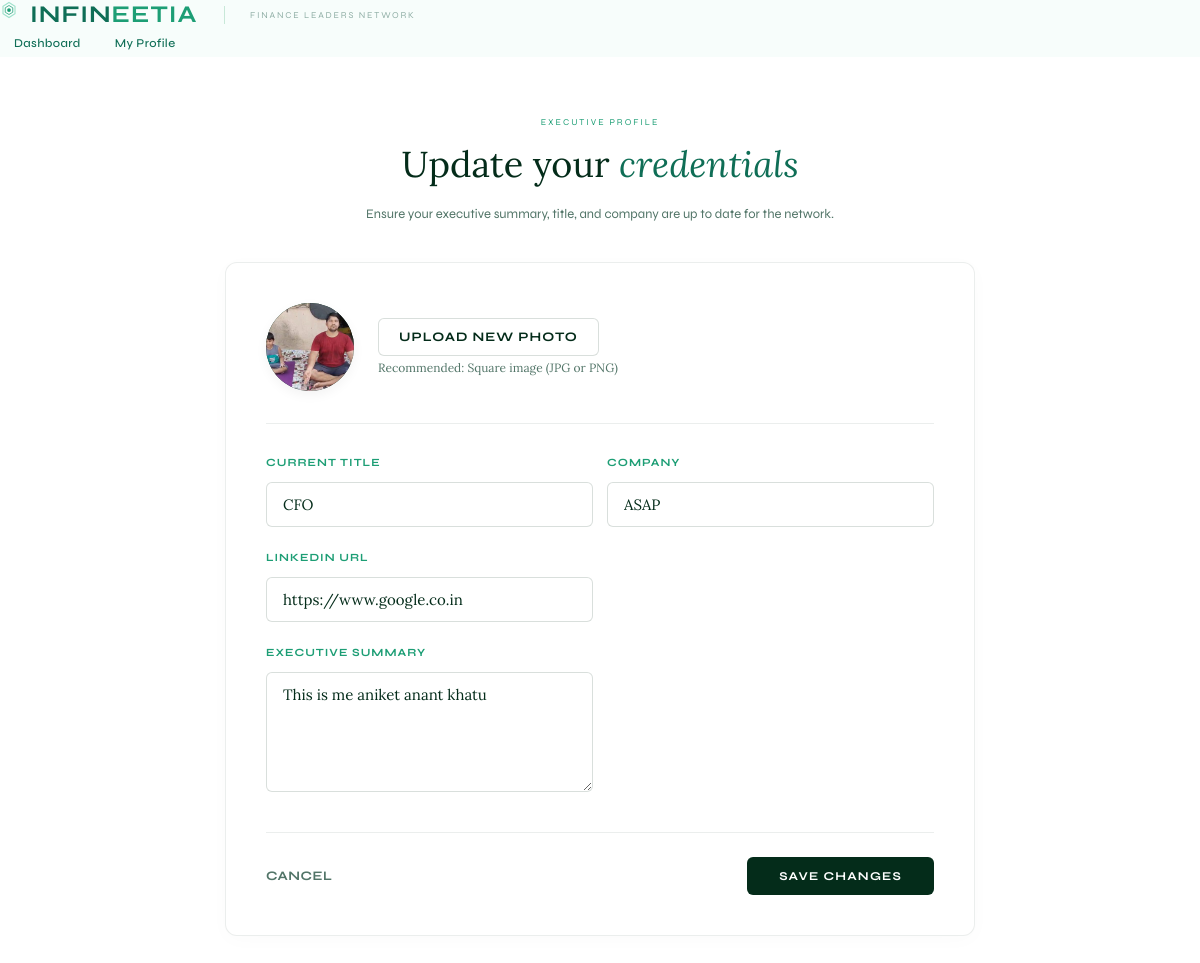
The app's page /profile/edit/ (signed in) with its own data.
### forum/models.py (models this page shows, shortened)
class CustomUser(AbstractUser):
    title = models.CharField(max_length=100, blank=True, null=True, help_text="e.g. CFO, Finance Director")
    company= models.CharField(max_length=150,blank=True,null=True)
    linkedin_url=models.CharField(max_length=200, blank=True, null=True)
    is_active_subscriber = models.BooleanField(default=False)
    profile_picture = models.ImageField(upload_to='avatars/', null=True, blank=True)
    about = models.TextField(null=True, blank=True, help_text='A Brief executive bio.')

### forum/views.py (the view)
# urls.py: path('profile/edit/',edit_profile,name='edit_profile'),
@login_required
def edit_profile(request):
    if request.method == 'POST':
        form = ProfileUpdateForm(request.POST, request.FILES, instance=request.user)
        if form.is_valid():
            form.save()
            return redirect('profile')
    else:
        form = ProfileUpdateForm(instance=request.user)
    return render(request, 'edit_profile.html',{'form':form})

### forum/forms.py
class ProfileUpdateForm(forms.ModelForm):
    class Meta:
        model = CustomUser
        fields = ['profile_picture','about','title','company','linkedin_url']

### templates/edit_profile.html (shortened to what this page needs)
{% load static %}
<!DOCTYPE html>
<html lang="en">
<head>
    <link rel="stylesheet" href="{% static 'css/style.css' %}">
    <link href="https://cdnjs.cloudflare.com/ajax/libs/cropperjs/1.5.13/cropper.min.css" rel="stylesheet">
</head>
<body>
<nav>
  <div class="nav-brand">
    <div class="nav-logo">
      <svg width="18" height="18" viewBox="0 0 24 24" fill="none">
        <path d="M12 2L20 7V17L12 22L4 17V7L12 2Z" stroke="#9FE1CB" stroke-width="1.5" fill="none"/>
        <path d="M12 6L17 9V15L12 18L7 15V9L12 6Z" stroke="#1D9E75" stroke-width="1" fill="none"/>
        <circle cx="12" cy="12" r="2.5" fill="#1D9E75"/>
      </svg>
    </div>
    <div class="nav-wordmark" style="font-size: 24px; color: var(--deep); font-weight: 700; letter-spacing: 1px;">
        <span>INFIN</span><span style="color: var(--teal);">EETIA</span>
    </div>
    <span class="nav-tag">Finance Leaders Network</span>
  </div>
  <div class="nav-links">
    <a href="{% url 'dashboard' %}">Dashboard</a>
    <a href="{% url 'profile' %}">My Profile</a>
  </div>
</nav>
<section class="cta-section" style="padding-top: 60px;">
  <div class="cta-inner" style="max-width: 750px; margin: 0 auto;">
    <div class="sec-eyebrow">Executive Profile</div>
    <h2 class="sec-h2">Update your <em>credentials</em></h2>
    <p class="sec-sub">Ensure your executive summary, title, and company are up to date for the network.</p>
    <div class="cta-form" style="background: #fff; padding: 40px; border-radius: 12px; border: 1px solid rgba(4,44,26,0.08); box-shadow: 0 4px 20px rgba(0,0,0,0.02);">
      <form method="POST" enctype="multipart/form-data">
        <div style="display: flex; align-items: center; gap: 24px; margin-bottom: 32px; padding-bottom: 32px; border-bottom: 1px solid rgba(4,44,26,0.08);">
            <div style="width: 88px; height: 88px; border-radius: 50%; background: var(--deep); color: #fff; display: flex; align-items: center; justify-content: center; font-family: 'Syne', sans-serif; font-size: 28px; font-weight: 700; overflow: hidden; box-shadow: 0 4px 12px rgba(0,0,0,0.05);">
                {% if user.profile_picture %}
                    <img id="avatar-preview" src="{{ user.profile_picture.url }}" style="width: 100%; height: 100%; object-fit: cover;">
                {% else %}
                    <span id="avatar-initials">{{ user.first_name|first }}{{ user.last_name|first }}</span>
                    <img id="avatar-preview" src="" style="width: 100%; height: 100%; object-fit: cover; display: none;">
                {% endif %}
            </div>
            <div>
                <label for="id_profile_picture" style="display: inline-block; cursor: pointer; background: #fff; border: 1px solid rgba(4,44,26,0.15); padding: 10px 20px; border-radius: 6px; font-family: 'Syne', sans-serif; font-size: 13px; font-weight: 700; color: var(--deep); transition: all 0.2s; margin-bottom: 4px;">
                    Upload New Photo
                </label>
                <div style="font-size: 12px; color: var(--muted); font-family: 'Lora', serif; text-transform: none;">Recommended: Square image (JPG or PNG)</div>
            </div>
        </div>
        <div class="form-row">
          <div class="fl">
            <label>Current Title</label>
            {{ form.title }}
          </div>
          <div class="fl">
            <label>Company</label>
            {{ form.company }}
          </div>
        </div>
        <div class="form-row" style="margin-top: 24px;">
          <div class="fl" style="width: 100%;">
            <label>LinkedIn URL</label>
            {{ form.linkedin_url }}
          </div>
        </div>
        <div class="form-row" style="margin-top: 24px;">
          <div class="fl" style="width: 100%;">
            <label>Executive Summary</label>
            {{ form.about }}
          </div>
        </div>
        <div style="display: flex; justify-content: space-between; align-items: center; margin-top: 40px; padding-top: 24px; border-top: 1px solid rgba(4,44,26,0.08);">
          <a href="{% url 'profile' %}" style="text-decoration: none; color: var(--muted); font-family: 'Syne', sans-serif; font-weight: 700; text-transform: uppercase; font-size: 13px; letter-spacing: 0.5px;">Cancel</a>
          <button type="submit" class="form-submit" style="width: auto; padding: 12px 32px;">Save Changes</button>
        </div>
      </form>
</section>
</body>
</html>

### static/css/style.css (style rules this page uses)
* { box-sizing:border-box;margin:0;padding:0 }
html { scroll-behavior:smooth }
body { font-family:'Syne',sans-serif;background:#f7fdfb;color:#042c1a;overflow-x:hidden }
:root { --bg:white; --border:#c8e8d8; --border-light:#e1f5ee; --pale:#E1F5EE; --mint:#9FE1CB; --teal:#1D9E75; --mid:#0F6E56; --deep:#042c1a; --muted:#527568; --sub:#8eada4; --gold:#BA7517; --gold-light:#f5e6c4; }
.nav-brand { display:flex;align-items:center;gap:12px }
.nav-logo { height: 28px; }
.nav-wordmark { font-family:'Syne',sans-serif;font-size:16px;font-weight:700;letter-spacing:.8px }
.nav-wordmark span:first-child { color:var(--mid) }
.nav-wordmark span:last-child { color:var(--teal) }
.nav-tag { font-size:9px;letter-spacing:.2em;text-transform:uppercase;color:var(--sub) }
.nav-links { display:flex;align-items:center;gap:6px }
.nav-links a { font-size:12px;color:var(--mid);text-decoration:none; padding:7px 14px;border-radius:6px; letter-spacing:.03em;font-weight:500; transition:background .15s,color .15s; }
.sec-eyebrow { font-size:9px;letter-spacing:.22em;text-transform:uppercase;color:var(--teal);margin-bottom:14px;display:flex;align-items:center;gap:10px }
.sec-eyebrow::before { content:'';width:20px;height:.5px;background:var(--teal) }
.sec-h2 { font-family:'Lora',serif;font-size:32px;font-weight:400;color:var(--deep);line-height:1.3;margin-bottom:10px }
.sec-h2 em { color:var(--mid);font-style:italic }
.sec-sub { font-size:13px;color:var(--muted);line-height:1.85;max-width:520px }
.cta-section { background:var(--bg);padding:80px 48px; display:flex;align-items:center;justify-content:center; }
.cta-inner { max-width:780px;width:100%;text-align:center; }
.cta-inner .sec-eyebrow { justify-content:center }
.cta-inner .sec-eyebrow::before { display:none }
.cta-inner .sec-h2 { font-size:36px;text-align:center;max-width:100%;margin:0 auto 14px }
.cta-inner .sec-sub { text-align:center;max-width:480px;margin:0 auto 36px }
.cta-form { background:#fff;border:.5px solid var(--border); border-radius:14px;padding:32px; }
.form-row { display:grid;grid-template-columns:1fr 1fr;gap:14px;margin-bottom:14px }
.fl { display:flex;flex-direction:column;gap:5px }
.fl label { font-size:10px;letter-spacing:.1em;text-transform:uppercase;color:var(--mid);font-weight:600 }
.fl input,.fl select,.fl textarea { background:#fff;border:.5px solid var(--border); border-radius:6px;padding:10px 14px; font-size:13px;color:var(--deep);outline:none; width:100%;font-family:'Syne',sans-serif; transition:border-color .2s,box-shadow .2s; }
.fl input::placeholder,.fl textarea::placeholder { color:#939598; }
.fl textarea { resize:vertical;height:80px }
.form-submit { width:100%;background:var(--deep);color:#fff; border:none;border-radius:6px;padding:14px; font-size:12px;font-weight:700;letter-spacing:.1em; cursor:pointer;font-family:'Syne',sans-serif; transition:background .2s,transform .15s; text-transform:uppercase; }

### templates/edit_profile.html (style rules this page uses)
.cta-form { text-align: left; }
.cta-form label { display: block; text-align: left; margin-bottom: 8px; font-family: 'Syne', sans-serif; font-size: 11px; font-weight: 700; color: var(--teal); text-transform: uppercase; letter-spacing: 1px; }
.cta-form input[type="text"], .cta-form input[type="url"], .cta-form textarea { width: 100%; padding: 12px 16px; border: 1px solid rgba(4, 44, 26, 0.15); border-radius: 6px; font-family: 'Lora', serif; font-size: 15px; color: var(--deep); box-sizing: border-box; background: #fff; }
.cta-form textarea { height: 120px; resize: vertical; }

### records on screen
CustomUser: profile_picture (picture), title "CFO", company "ASAP", linkedin_url "https://www.google.co.in", about "This is me aniket anant khatu"
